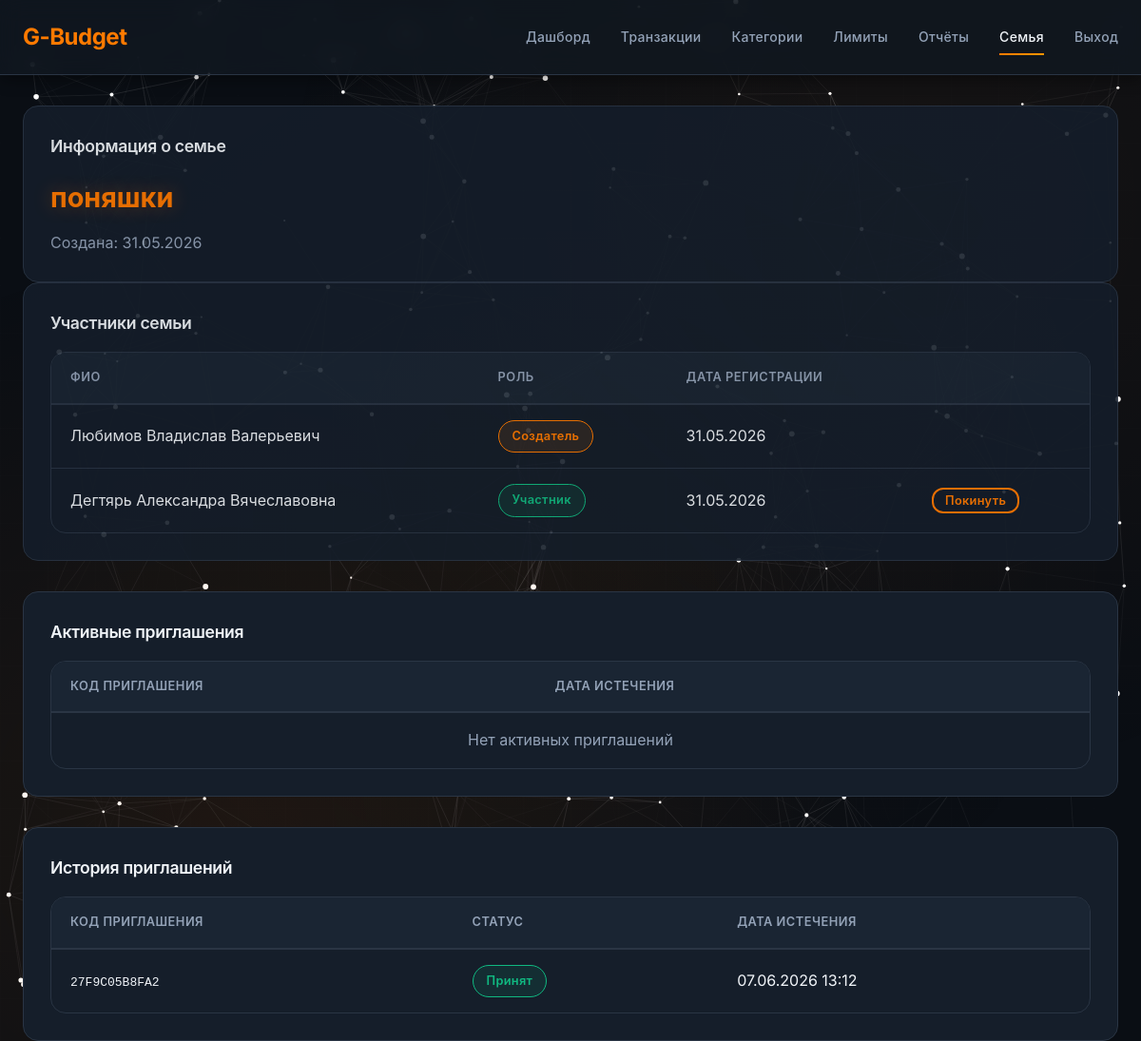
Screenshot of /family-settings (signed in) with the database file from the repository.
### app/models.py (models this page shows, shortened)
class Family(db.Model):
    id = db.Column(db.Integer, primary_key=True)
    name = db.Column(db.String(100), nullable=False)
    created_at = db.Column(db.Date, default=datetime.utcnow)
    creator_id = db.Column(db.Integer, db.ForeignKey('user.id'))
    members = db.relationship('User', backref='family', lazy='dynamic', foreign_keys='User.family_id')
    categories = db.relationship('Category', backref='family', lazy='dynamic')
    invitations = db.relationship('Invitation', backref='family', lazy='dynamic')
    family_plans = db.relationship('FamilyPlan', backref='family', lazy='dynamic')

class User(db.Model, UserMixin):
    id = db.Column(db.Integer, primary_key=True)
    surname = db.Column(db.String(50), nullable=False)
    name = db.Column(db.String(50), nullable=False)
    patronymic = db.Column(db.String(50))
    login = db.Column(db.String(50), unique=True, nullable=False)
    password_hash = db.Column(db.String(255), nullable=False)
    role = db.Column(db.String(20), default='Участник') # Создатель / Администратор / Участник
    reg_date = db.Column(db.Date, default=datetime.utcnow)
    family_id = db.Column(db.Integer, db.ForeignKey('family.id'), nullable=True)
    transactions = db.relationship('Transaction', backref='author', lazy='dynamic', foreign_keys='Transaction.user_id')
    user_plans = db.relationship('UserPlan', backref='owner', lazy='dynamic')

class Invitation(db.Model):
    id = db.Column(db.Integer, primary_key=True)
    family_id = db.Column(db.Integer, db.ForeignKey('family.id'), nullable=False)
    code = db.Column(db.String(36), unique=True, default=lambda: uuid.uuid4().hex[:12])
    status = db.Column(db.String(20), default='Ожидает')
    expires_at = db.Column(db.DateTime, default=lambda: datetime.utcnow() + timedelta(days=7))

### app/routes.py (the view)
@main_bp.route('/family-settings')
@login_required
def family_settings():
    if not current_user.family_id:
        return redirect(url_for('main.no_family'))
    family = Family.query.get(current_user.family_id)
    members = User.query.filter_by(family_id=current_user.family_id).all()
    active_invites = Invitation.query.filter_by(
        family_id=current_user.family_id,
        status='Ожидает'
    ).order_by(Invitation.expires_at).all()
    old_invitations = Invitation.query.filter(
        Invitation.family_id == current_user.family_id,
        Invitation.status != 'Ожидает'
    ).order_by(Invitation.expires_at.desc()).limit(20).all()
    return render_template(
        'family_settings.html',
        family=family,
        members=members,
        active_invites=active_invites,
        old_invitations=old_invitations
    )

### app/routes.py (called while the page is built)
@login_manager.user_loader
def load_user(user_id):
    return User.query.get(int(user_id))

### app/templates/family_settings.html (shortened to what this page needs)
{% extends "base.html" %}
{% block content %}
<div class="grid-2 mb-4">
    <div class="card">
        <h3 class="card-title">Информация о семье</h3>
        <div class="stat-value" style="font-size: 1.8rem;">{{ family.name }}</div>
        <div class="text-secondary">Создана: {{ family.created_at.strftime('%d.%m.%Y') }}</div>
    </div>
    <div class="card">
        <h3 class="card-title">Участники семьи</h3>
        <div class="table-container">
            <div class="table-wrapper">
                <table>
                    <thead>
                        <tr>
                            <th>ФИО</th>
                            <th>Роль</th>
                            <th>Дата регистрации</th>
                            <th></th>
                        </tr>
                    </thead>
                    <tbody>
                        {% for member in members %}
                        <tr>
                            <td>{{ member.surname }} {{ member.name }} {{ member.patronymic or '' }}</td>
                            <td>
                                {% if member.id == current_user.id %}
                                    <span class="badge {% if member.role == 'Создатель' %}badge-accent{% elif member.role == 'Администратор' %}badge-warning{% else %}badge-success{% endif %}">
                                        {{ member.role }}
                                    </span>
                                {% else %}
                                    {% if current_user.role == 'Создатель' %}
                                    <select onchange="changeRole({{ member.id }}, this.value)" class="role-select" style="background: var(--bg-secondary); padding: 4px 8px; border-radius: var(--radius-sm);">
                                        <option value="Участник" {% if member.role == 'Участник' %}selected{% endif %}>Участник</option>
                                        <option value="Администратор" {% if member.role == 'Администратор' %}selected{% endif %}>Администратор</option>
                                    </select>
                                    {% else %}
                                    <span class="badge {% if member.role == 'Создатель' %}badge-accent{% elif member.role == 'Администратор' %}badge-warning{% else %}badge-success{% endif %}">
                                        {{ member.role }}
                                    </span>
                                    {% endif %}
                                {% endif %}
                             </td>
                            <td>{{ member.reg_date.strftime('%d.%m.%Y') }}</td>
                            <td>
                                {% if member.id != current_user.id %}
                                    {% if current_user.role == 'Создатель' %}
                                        <button class="btn btn-outline" style="padding: 4px 12px; font-size: 0.8rem; margin-right: 8px;" onclick="removeMember({{ member.id }})">Исключить</button>
                                        {% if member.role != 'Создатель' %}
                                        <button class="btn btn-outline" style="padding: 4px 12px; font-size: 0.8rem;" onclick="transferOwnership({{ member.id }})">Назначить создателем</button>
                                        {% endif %}
                                    {% elif current_user.role == 'Администратор' and member.role == 'Участник' %}
                                        <button class="btn btn-outline" style="padding: 4px 12px; font-size: 0.8rem;" onclick="removeMember({{ member.id }})">Исключить</button>
                                    {% endif %}
                                {% else %}
                                    <button class="btn btn-outline" style="padding: 4px 12px; font-size: 0.8rem;" onclick="leaveFamily()">Покинуть</button>
                                {% endif %}
                             </td>
                        </tr>
                        {% endfor %}
                    </tbody>
                </table>
            </div>
        </div>
    </div>
</div>
<div class="card mb-4">
    <h3 class="card-title">Активные приглашения</h3>
    <div class="table-container">
        <div class="table-wrapper">
            <table>
                <thead>
                    <tr>
                        <th>Код приглашения</th>
                        <th>Дата истечения</th>
                        <th></th>
                    </tr>
                </thead>
                <tbody>
                    {% for invite in active_invites %}
                    <tr>
                        <td><code style="background: var(--bg-secondary); padding: 4px 8px; border-radius: 8px; font-family: monospace;">{{ invite.code }}</code></td>
                        <td>{{ invite.expires_at.strftime('%d.%m.%Y %H:%M') if invite.expires_at else '—' }}</td>
                        <td>
                            <button class="copy-btn" onclick="copyToClipboard('{{ invite.code }}', this)" title="Скопировать код">
                                <svg width="18" height="18" viewBox="0 0 24 24" fill="none" stroke="currentColor" stroke-width="2">
                                    <rect x="9" y="9" width="13" height="13" rx="2" ry="2"></rect>
                                    <path d="M5 15H4a2 2 0 0 1-2-2V4a2 2 0 0 1 2-2h9a2 2 0 0 1 2 2v1"></path>
                                </svg>
                            </button>
                            <button class="delete-invite-btn" onclick="deleteInvite({{ invite.id }})" title="Отозвать приглашение">
                                <svg width="18" height="18" viewBox="0 0 24 24" fill="none" stroke="currentColor" stroke-width="2">
                                    <path d="M18 6L6 18"></path>
                                    <path d="M6 6l12 12"></path>
                                </svg>
                            </button>
                         </td>
                    </tr>
                    {% else %}
                    <tr><td colspan="3" class="text-center text-secondary">Нет активных приглашений</td></tr>
                    {% endfor %}
                </tbody>
            </table>
        </div>
    </div>
</div>
<div class="card">
    <h3 class="card-title">История приглашений</h3>
    <div class="table-container">
        <div class="table-wrapper">
            <table>
                <thead>
                    <tr>
                        <th>Код приглашения</th>
                        <th>Статус</th>
                        <th>Дата истечения</th>
                    </tr>
                </thead>
                <tbody>
                    {% for invite in old_invitations %}
                    <tr>
                        <td><code>{{ invite.code }}</code></td>
                        <td>
                            <span class="badge badge-{{ 'warning' if invite.status == 'Ожидает' else 'success' if invite.status == 'Принят' else 'error' }}">
                                {{ invite.status }}
                            </span>
                        </td>
                        <td>{{ invite.expires_at.strftime('%d.%m.%Y %H:%M') if invite.expires_at else '—' }}</td>
                    </tr>
                    {% else %}
                    <tr><td colspan="3" class="text-center text-secondary">Нет истории приглашений</td></tr>
                    {% endfor %}
                </tbody>
            </table>
        </div>
    </div>
</div>
{% endblock %}

### rows the page displays
Family: name "поняшки", created_at "31.05.2026"
User: surname "Любимов", name "Владислав", patronymic "Валерьевич", role "Создатель", reg_date "31.05.2026"
User: surname "Дегтярь", name "Александра", patronymic "Вячеславовна", role "Участник", reg_date "31.05.2026", shows "Покинуть"
Invitation: code "27F9C05B8FA2", status "Принят", expires_at "07.06.2026 13:12"
